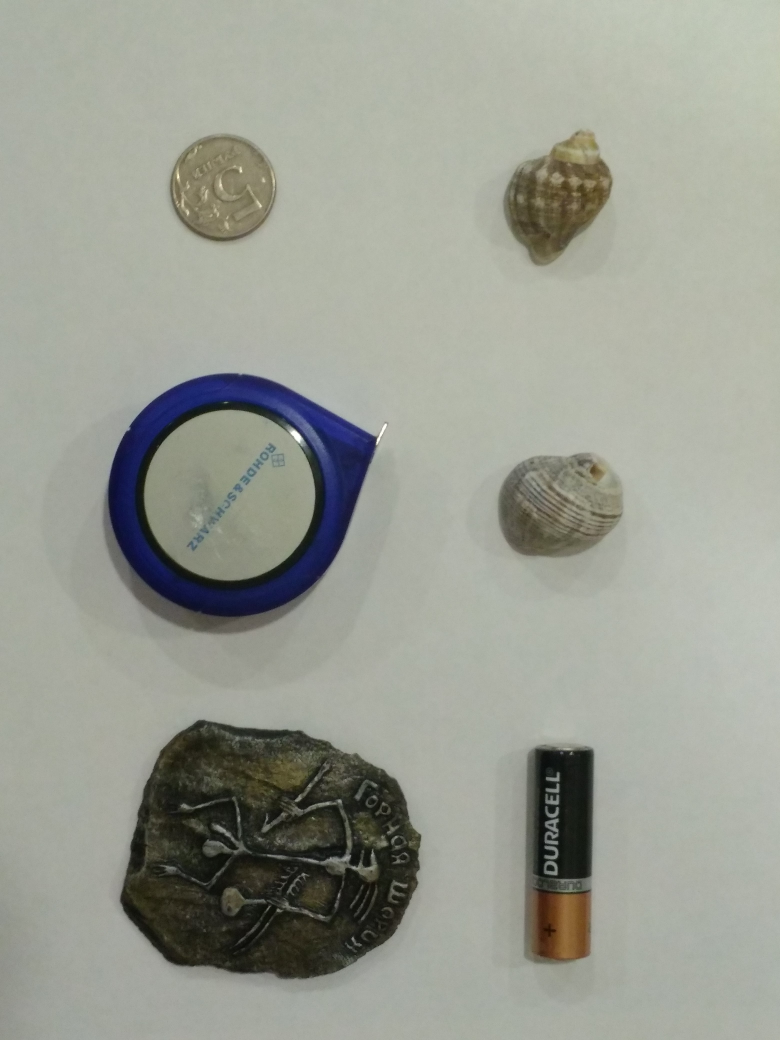
#> input picture pencils/images/img (1).jpg, 3120 x 4160 px (shown at 1/4 size); its folder holds only this picture in this run
$ python main.py
#> lines starting #> are read from the running program, lines starting #| are printed output that depends on the picture; after the words box and inside, x2 and y2 are one past the last pixel; in counts of white or black regions, pixels touching at a corner belong together
import os

import cv2
import numpy as np
from matplotlib import pyplot as plt

images = sorted(os.listdir('./images'),
                key=lambda name: int(name[name.find('(') + 1:name.find(')')]))
print("Files: ", images)
total = 0
for image in images:
    img = cv2.imread(f"images/{image}")
#> img is the input picture: shape (4160, 3120, 3); mean B, G, R 146.8, 157.2, 154.3
    gray = cv2.cvtColor(img, cv2.COLOR_BGR2GRAY)
    # Бинаризируем и убираем шумы
    binary = cv2.adaptiveThreshold(gray,
                                   255,
                                   cv2.ADAPTIVE_THRESH_GAUSSIAN_C,
                                   cv2.THRESH_BINARY,
                                   255,
                                   17)
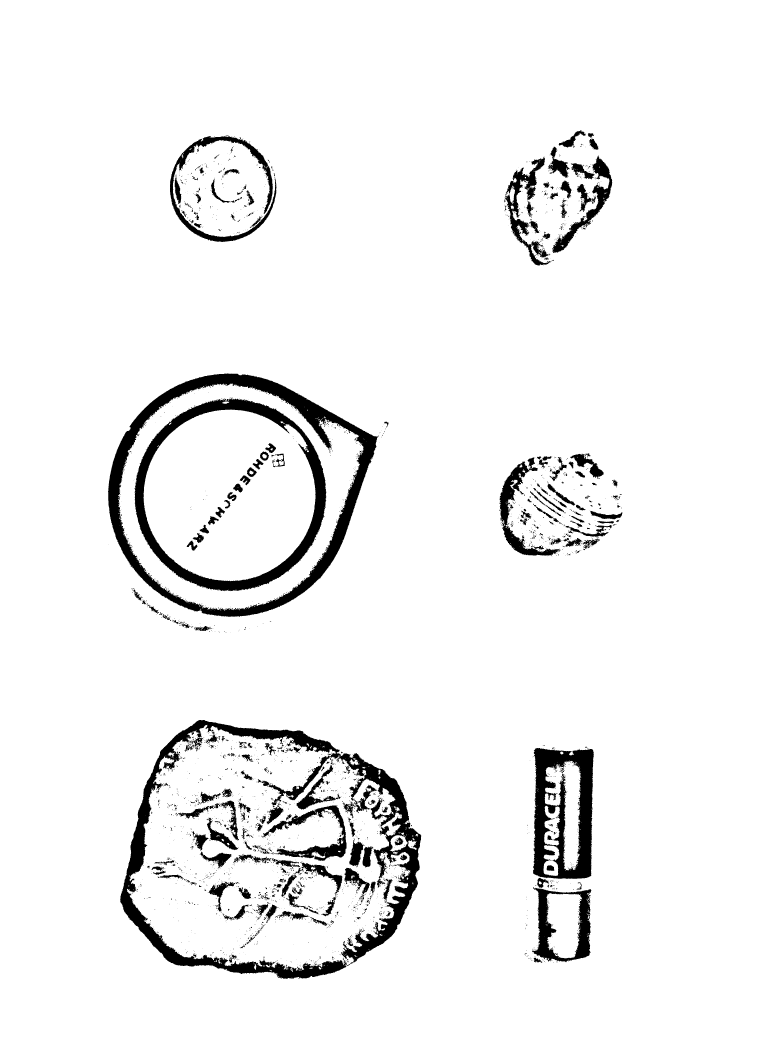
#> binary: shape (4160, 3120) (shown at 1/4 size); 94.4% white; 3108 black regions (2672 under 20 px), largest, box (x1, y1, x2, y2) and area: (481, 2880, 1685, 3916) 160901, (432, 1494, 1514, 2467) 126020, (537, 1593, 1305, 2365) 86900
    # _, binary = cv2.threshold(gray, 128, 192, cv2.THRESH_OTSU)
    binary = cv2.bitwise_not(binary)  # invert
    kernel = np.ones((15, 15), 'uint8')
    img_dilation = cv2.dilate(binary, kernel, iterations=7)
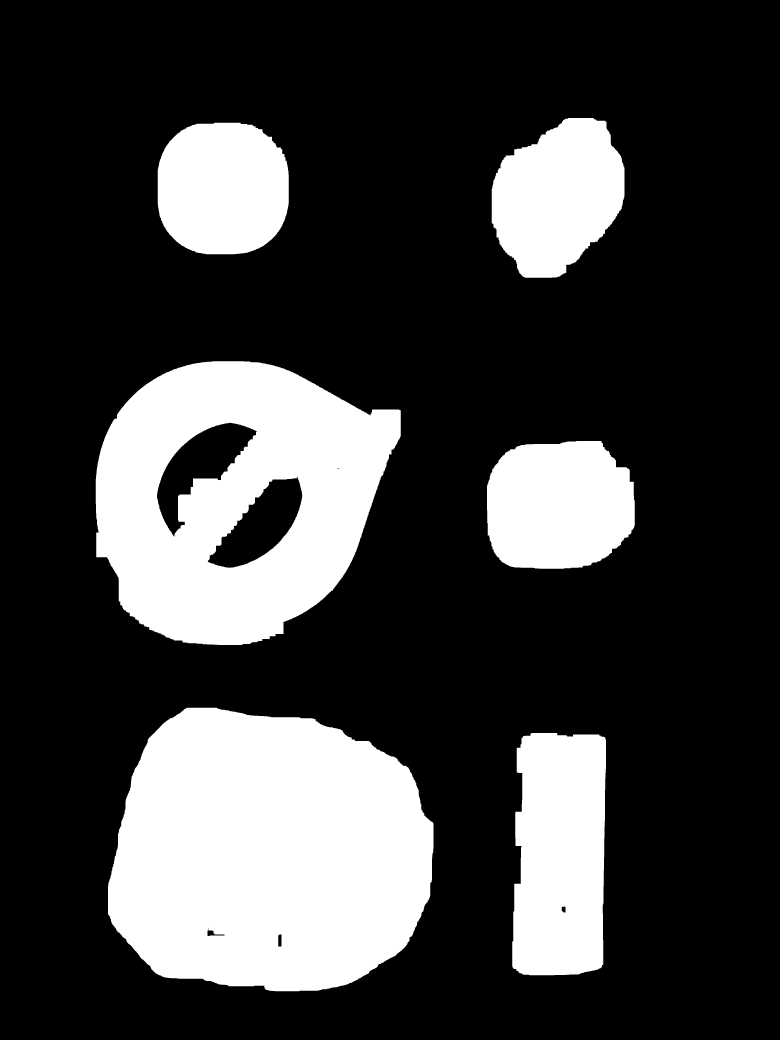
#> img_dilation: shape (4160, 3120) (shown at 1/4 size); 24.5% white; 6 white regions, box (x1, y1, x2, y2) and area: (432, 2831, 1734, 3965) 1196642, (383, 1445, 1603, 2580) 907272, (2049, 2932, 2424, 3901) 333184, (1948, 1764, 2539, 2275) 258367, (1967, 472, 2498, 1111) 248512, (631, 491, 1155, 1017) 235310
    img_erode = cv2.erode(img_dilation, kernel,
                          iterations=10)
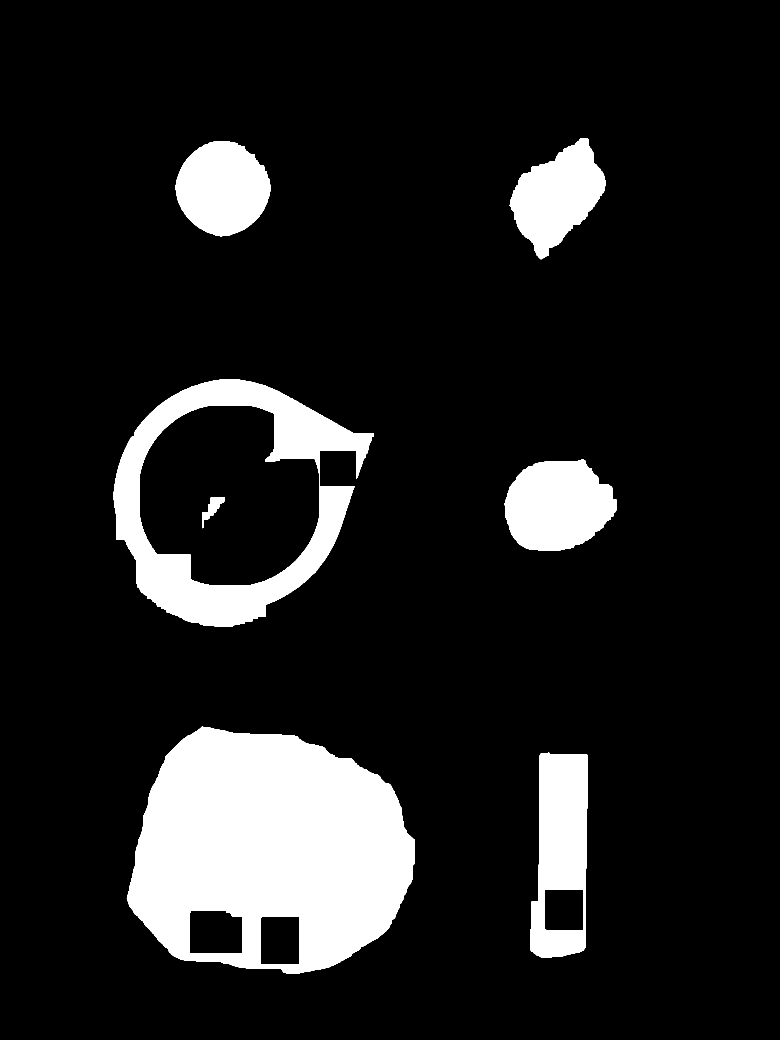
#> img_erode: shape (4160, 3120) (shown at 1/4 size); 12.3% white; 7 white regions, largest, box (x1, y1, x2, y2) and area: (507, 2906, 1659, 3893) 813416, (454, 1516, 1496, 2508) 311019, (2123, 3011, 2352, 3830) 133357
    # Контуры
    canny = cv2.Canny(img_erode, 0, 255)
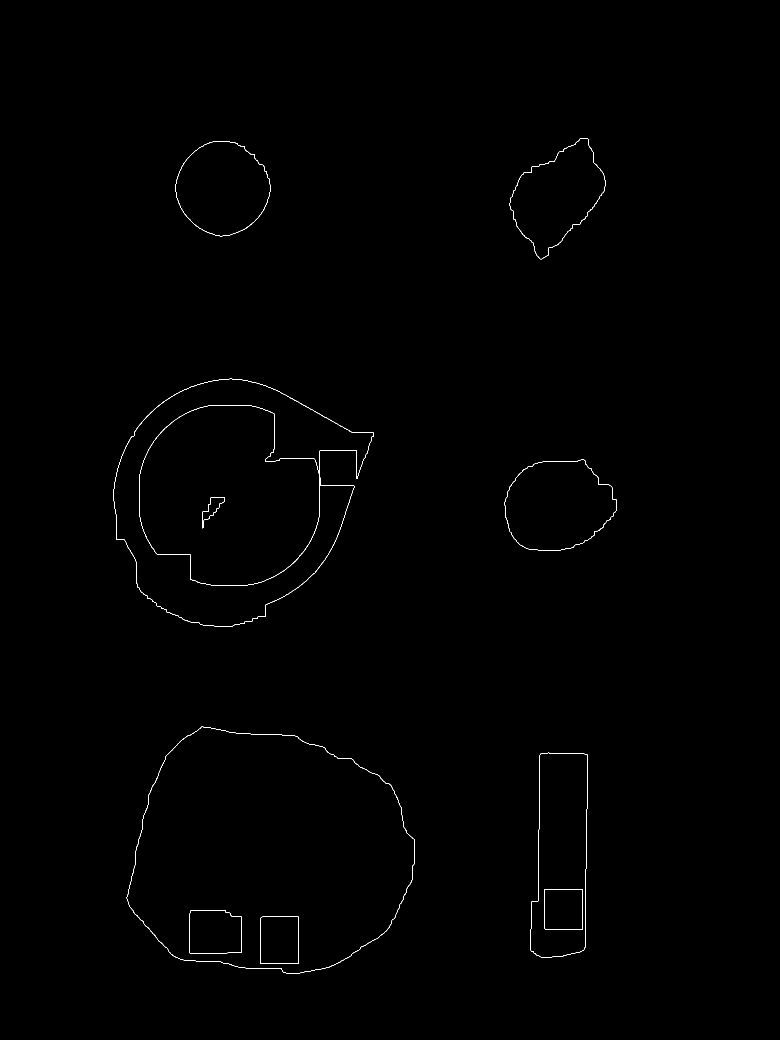
#> canny: shape (4160, 3120) (shown at 1/4 size); 0.14% white in thin lines or dots, all inside (x1, y1, x2, y2) = (453, 552, 2465, 3893)
    contours, _ = cv2.findContours(canny, cv2.RETR_EXTERNAL, cv2.CHAIN_APPROX_SIMPLE)
#> contours = 7 contours; box (x1, y1, x2, y2) and area: (507, 2906, 1659, 3893) 876755, (557, 1620, 1279, 2341) 400406, (2122, 3010, 2352, 3830) 158630, (701, 564, 1083, 945) 108180, (2038, 552, 2423, 1037) 104736, (453, 1515, 1496, 2508) 332, (2018, 1837, 2465, 2203) 84
    pencils = 0
    for cont in contours:
        p = cv2.arcLength(cont, True)
        rect = cv2.minAreaRect(cont)
        box = cv2.boxPoints(rect)
        width = np.linalg.norm(np.abs(box[0] - box[2]))
        height = np.linalg.norm(np.abs(box[1] - box[3]))
        length_of_object = max(width, height)
        if 2500 <= length_of_object < 3000:
            pencils += 1
#> this loop made 7 passes
#> (p, rect, width, height, length_of_object) on passes 1, 2, 3, 5, 7: (2045.9, ((2236.1, 3420.1), (819, 220), -89.2), 848.1, 848.1, 848.1), (3691.7, ((1096.7, 3409.2), (947.4, 1124.2), -82.67), 1470.2, 1470.2, 1470.2), (2884.8, ((2241.3, 2021.4), (447.5, 357.4), -3.3), 572.7, 572.7, 572.7), (7958, ((905.7, 2013.3), (990.6, 919.5), -66.26), 1351.5, 1351.6, 1351.6), (1517.5, ((2247.2, 784), (434.8, 329.1), -34.51), 545.3, 545.3, 545.3)
#> after the loop, pencils = 0
    print(f"Кол-во карандашей в {image}: {pencils}")
#| Кол-во карандашей в img (1).jpg: 0
    total += pencils
#> total = 0
    # Uncomment to show the image
    # plt.imshow(img_erode)
    # plt.show()
print("Всего: ", total)
#| Всего:  0

$ run again, on pencils/images/img (2).jpg
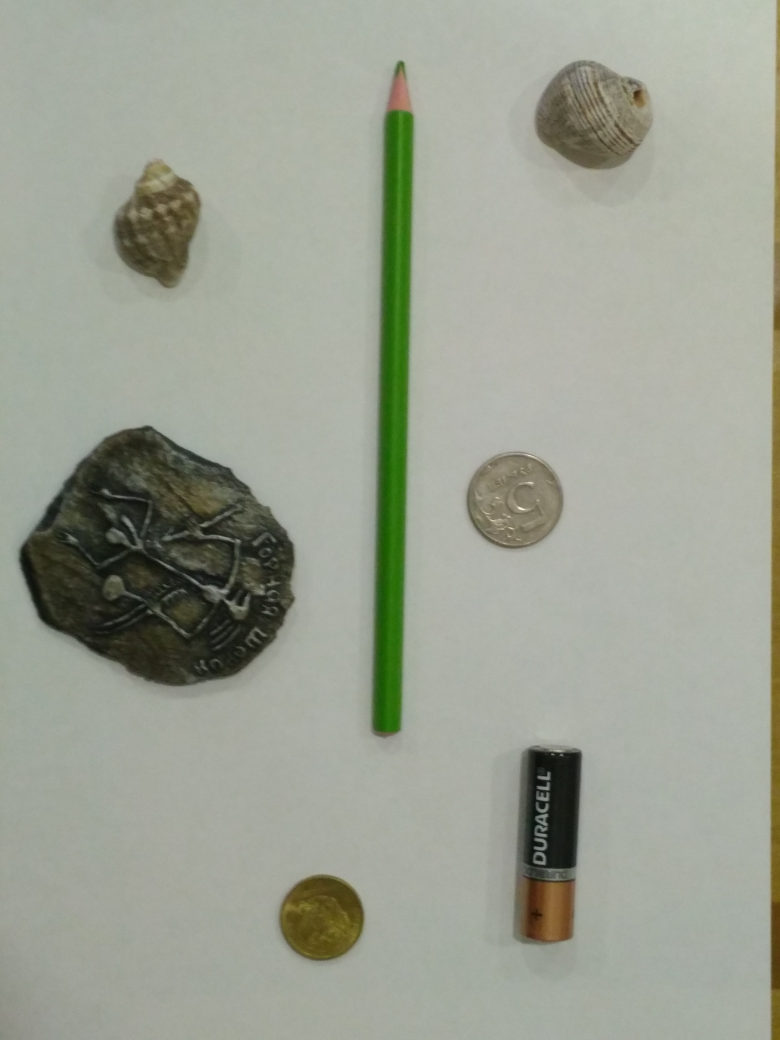
#> input picture pencils/images/img (2).jpg, 3120 x 4160 px (shown at 1/4 size)
#> img is the input picture: shape (4160, 3120, 3); mean B, G, R 147, 160.5, 155.9
#> `binary = cv2.adaptiveThreshold(gray, 255, cv2.ADAPTIVE_THRESH_GAUSSIAN..`:
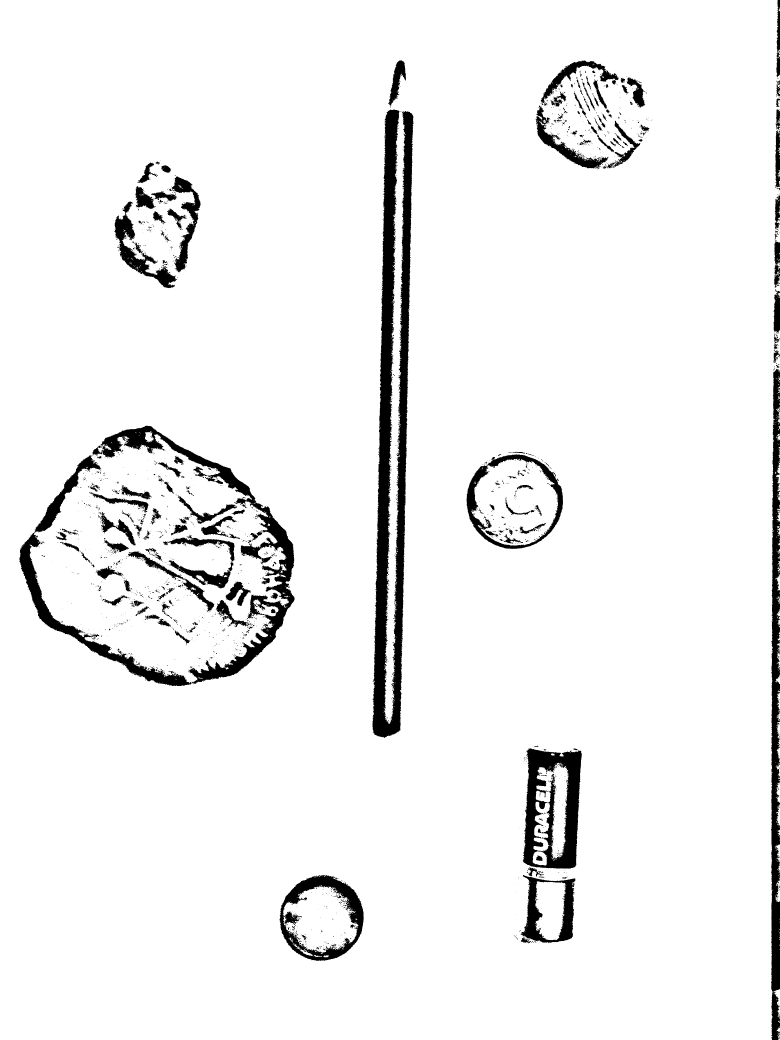
#> binary: shape (4160, 3120) (shown at 1/4 size); 94.2% white; 2444 black regions (2119 under 20 px), largest, box (x1, y1, x2, y2) and area: (1490, 438, 1654, 2951) 195406, (369, 1703, 1178, 2736) 83511, (3084, 1475, 3120, 4160) 71977
#> img_dilation: shape (4160, 3120); 23.3% white; 8 white regions, largest, box (x1, y1, x2, y2) and area: (29, 1654, 1227, 2793) 1013178, (1439, 193, 1703, 3000) 581867, (3035, 0, 3120, 4160) 323670
#> img_erode: shape (4160, 3120); 9.6% white; 9 white regions, largest, box (x1, y1, x2, y2) and area: (101, 1732, 1155, 2723) 570948, (1511, 396, 1631, 2923) 170078, (2082, 3017, 2303, 3752) 127077
#> `canny = cv2.Canny(img_erode, 0, 255)`:
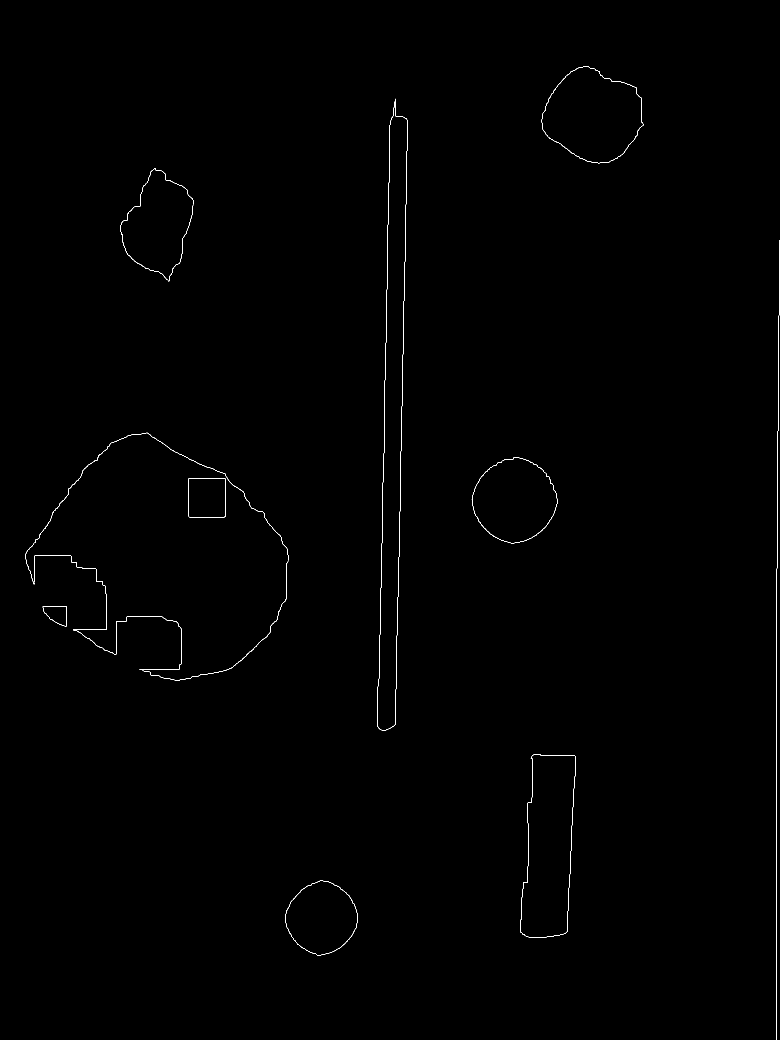
#> canny: shape (4160, 3120) (shown at 1/4 size); 0.16% white in thin lines or dots
#> contours = 11 contours, 3 with area under 20; largest, box (x1, y1, x2, y2) and area: (2081, 3016, 2303, 3752) 127132, (2167, 265, 2574, 653) 111264, (1887, 1828, 2229, 2173) 86082, (1140, 3523, 1432, 3821) 62950, (754, 1912, 903, 2069) 23061, (100, 1731, 1155, 2337) 228, (136, 2223, 1154, 2723) 129, (481, 673, 775, 1125) 86
#> the loop `for cont in contours:` made 11 passes
#> (p, rect, width, height, length_of_object, pencils) on pass 10: (10389.8, ((1571.5, 1658.8), (2527.5, 75.38), -88.8), 2528.6, 2528.6, 2528.6, 1)
#> after the loop `for cont in contours:`: pencils = 1
#| Кол-во карандашей в img (2).jpg: 1
#| Всего:  1
